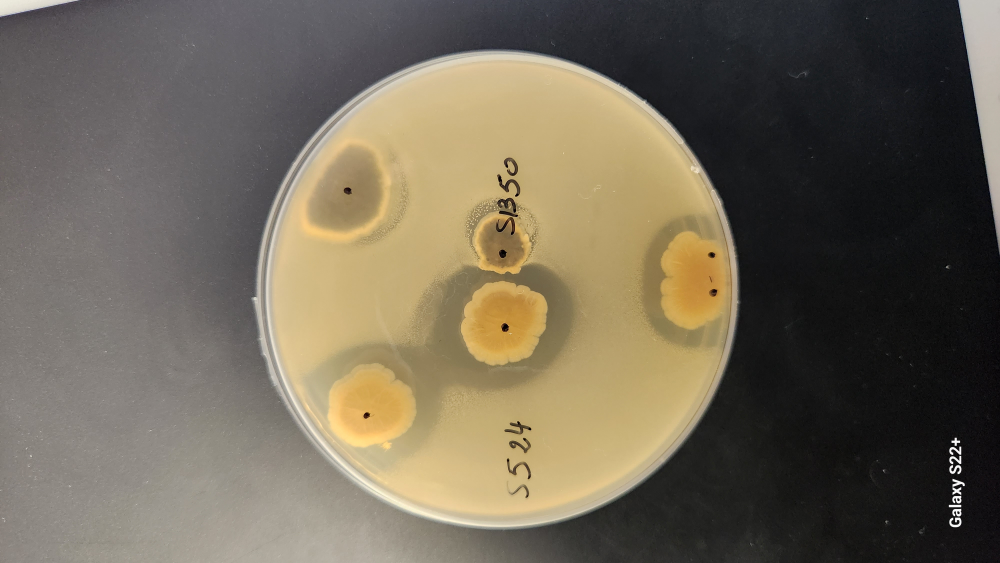
#> input picture data/plates/20250111_123839.jpg, 4000 x 2252 px (shown at 1/4 size)
$ python figure_plates.py
#> lines starting #> are read from the running program, lines starting #| are printed output that depends on the picture; after the words box and inside, x2 and y2 are one past the last pixel; in counts of white or black regions, pixels touching at a corner belong together
#!/usr/bin/env python3
"""The confrontation assay, composed from the plate photographs.

Each plate carries its own controls: the two strains growing alone at the top and
the same two strains confronted below, so the comparison the scoring rests on is
visible within a single image. Obverse and reverse are both shown because several
phenotypes - diffusible pigment and vegetative-mycelium colour - are only readable
from the underside.

The dish is located by a Hough circle fit rather than a hand-drawn box, so the
crops are concentric and the scale bar follows from the fitted radius.
"""
from __future__ import annotations

import os
from pathlib import Path

os.environ.setdefault("MPLCONFIGDIR", "/tmp/mpl-cache")
Path(os.environ["MPLCONFIGDIR"]).mkdir(parents=True, exist_ok=True)

import matplotlib
matplotlib.use("Agg")
import matplotlib.font_manager as fm
import matplotlib.pyplot as plt
import numpy as np
from matplotlib.patches import Rectangle
from PIL import Image, ImageOps
from skimage import feature, transform

ROOT = Path(__file__).resolve().parents[1]
PLATES = ROOT / "data" / "plates"
OUT = ROOT / "results" / "figures"

PLATE_MM = 90.0          # outer diameter of a standard Petri dish
MARGIN = 1.01            # crop just outside the fitted rim

# (obverse, reverse, strain A, strain B)
PAIRS = [
    ("20250111_123839.jpg", "20250111_123846.jpg", "S524", "S1350"),
    ("20250111_123904.jpg", "20250111_123910.jpg", "S713'W", "S1350"),
    ("20250204_134945.jpg", "20250204_134949.jpg", "S1226", "S1502.2"),
]

# where the partner colony sits in the separated confrontation (S1350 in a and b,
# S1502.2 in c), as a fraction of the cropped plate
MARKS = [(0.635, 0.515), (0.607, 0.500), (0.575, 0.492)]


def use_arial() -> str:
    for p in ("/mnt/c/Windows/Fonts/arial.ttf", "/usr/share/fonts/truetype/msttcorefonts/Arial.ttf"):
        if Path(p).exists():
            fm.fontManager.addfont(p)
            bold = p.replace("arial.ttf", "arialbd.ttf").replace("Arial.ttf", "Arial_Bold.ttf")
            if Path(bold).exists():
                fm.fontManager.addfont(bold)
            return fm.FontProperties(fname=p).get_name()
    return "DejaVu Sans"


def fit_circle(im: Image.Image, s: int = 8) -> tuple[int, int, int]:
    g = im.convert("L")
    W, H = g.size
    sm = np.asarray(g.resize((W // s, H // s)), dtype=float) / 255.0
    edges = feature.canny(sm, sigma=3.0, low_threshold=0.06, high_threshold=0.18)
    radii = np.arange(int(0.30 * W / s), int(0.52 * W / s), 2)
    h = transform.hough_circle(edges, radii)
    _, cx, cy, r = transform.hough_circle_peaks(h, radii, total_num_peaks=1)
    return int(cx[0] * s), int(cy[0] * s), int(r[0] * s)


def plate(path: Path, mirror: bool = False):
    im = ImageOps.exif_transpose(Image.open(path)).convert("RGB")
    cx, cy, r = fit_circle(im)
    half = int(r * MARGIN)
    crop = im.crop((cx - half, cy - half, cx + half, cy + half))
    if mirror:
        crop = ImageOps.mirror(crop)
    return np.asarray(crop), (2 * r) / PLATE_MM, crop.size[0]


def main() -> None:
    font = use_arial()
    plt.rcParams.update({"font.family": font, "savefig.dpi": 300})

    fig, axes = plt.subplots(2, 3, figsize=(7.3, 5.15))
    fig.subplots_adjust(left=0.035, right=0.999, top=0.955, bottom=0.004,
                        wspace=0.012, hspace=0.012)

    tags = [["a", "b", "c"], ["d", "e", "f"]]
    for col, (front, back, a_lab, b_lab) in enumerate(PAIRS):
        for row, (fn, mir) in enumerate(((front, False), (back, True))):
            img, ppm, side = plate(PLATES / fn, mirror=mir)
#> in plate, `im = ImageOps.exif_transpose(Image.open(path)).convert("RGB")`:
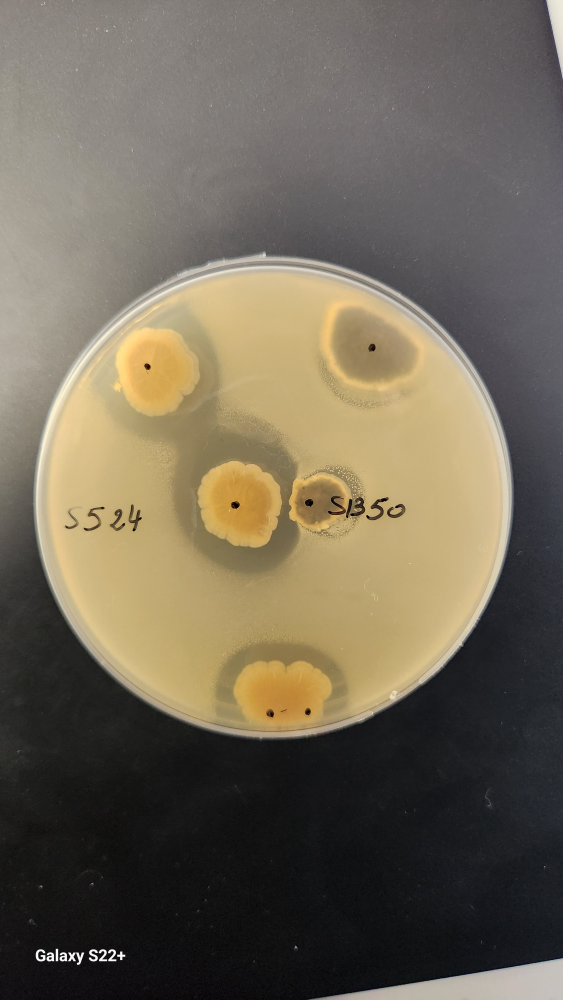
#> im: PIL image 2252x4000 RGB (shown at 1/4 size); mean R, G, B 112.5, 103.8, 87.3
#> in fit_circle, `g = im.convert("L")`:
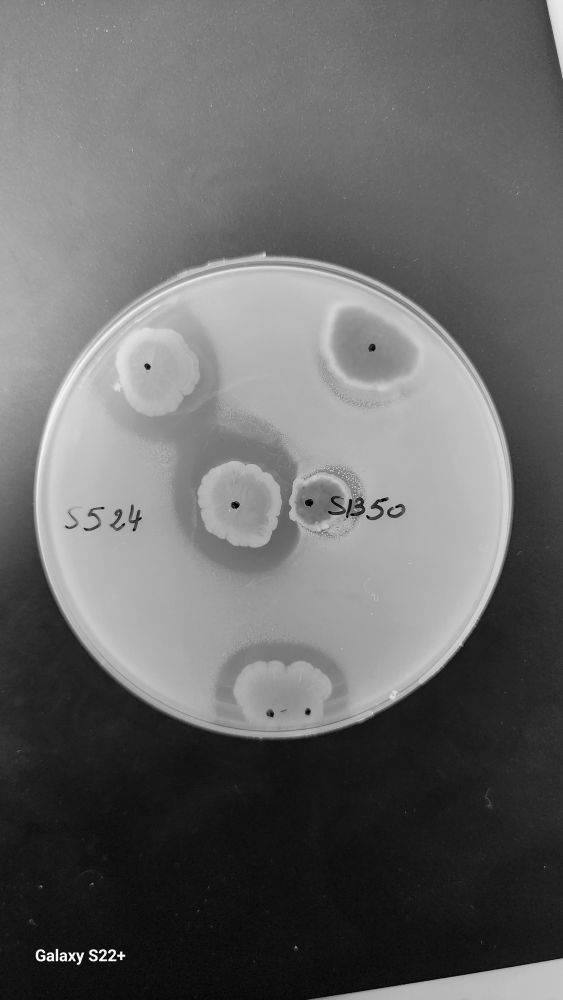
#> g: PIL image 2252x4000 L (shown at 1/4 size); min 0, max 255, mean 104.5
#> in fit_circle, `sm = np.asarray(g.resize((W // s, H // s)), dtype=float) / 255.0`:
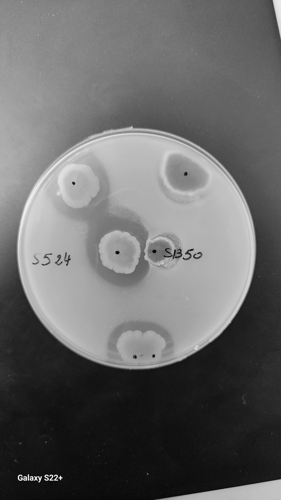
#> sm: shape (500, 281) float64; min 0, max 0.992, mean 0.41
#> in fit_circle, `edges = feature.canny(sm, sigma=3.0, low_threshold=0.06, high_threshol..`:
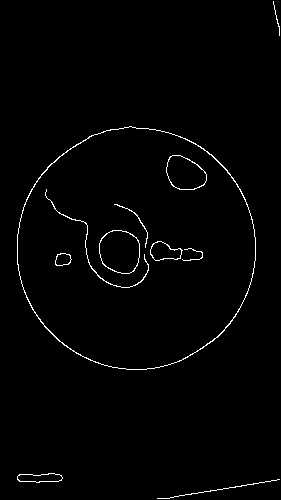
#> edges: shape (500, 281) bool; 1.3% white in thin lines or dots
#> in fit_circle, `_, cx, cy, r = transform.hough_circle_peaks(h, radii, total_num_peaks=1)`: cx = [136]; cy = [248]; r = [120]
#> in plate, `cx, cy, r = fit_circle(im)`: cx = 1088; cy = 1984; r = 960
#> in plate, `half = int(r * MARGIN)`: half = 969
#> in plate, `crop = im.crop((cx - half, cy - half, cx + half, cy + half))`:
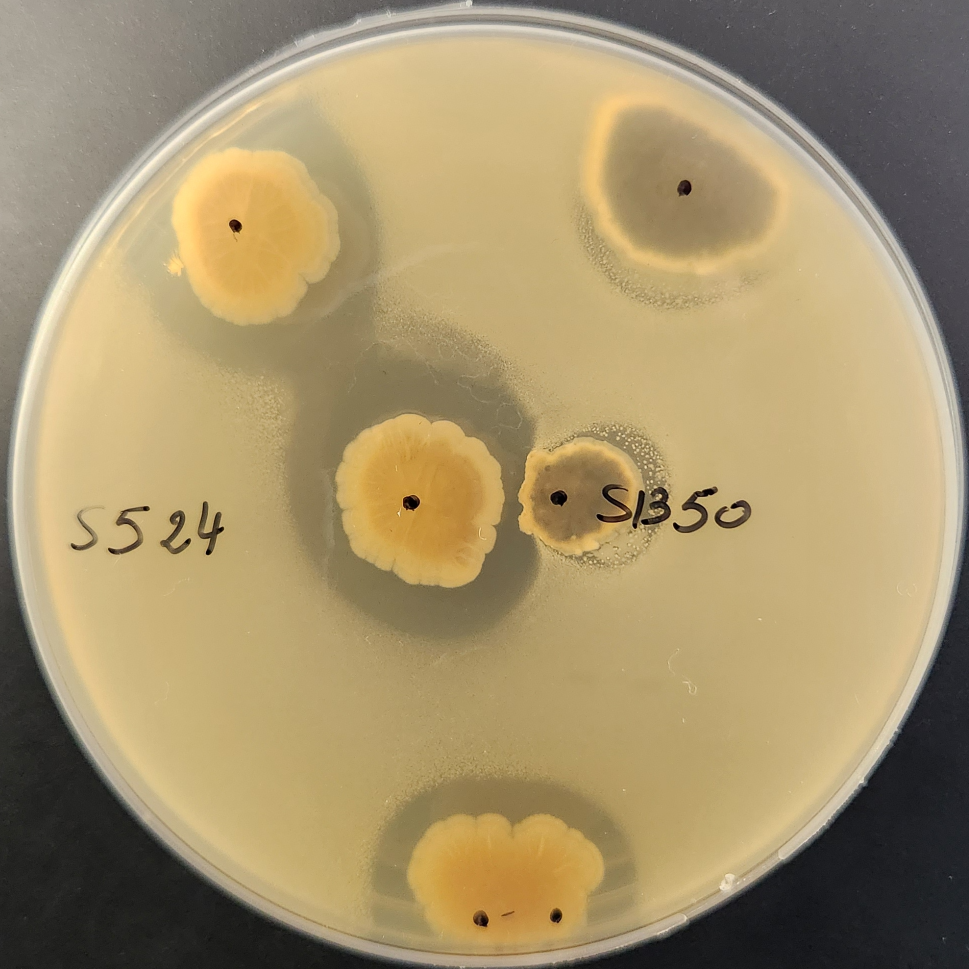
#> crop: PIL image 1938x1938 RGB (shown at 1/2 size); mean R, G, B 165.1, 146.8, 108
#> ppm = 21.33; side = 1938
            ax = axes[row][col]
            ax.imshow(img)
            ax.set_xticks([]); ax.set_yticks([])
            for sp in ax.spines.values():
                sp.set_visible(False)

            ax.text(0.022, 0.978, tags[row][col], transform=ax.transAxes,
                    fontsize=9, fontweight="bold", va="top", ha="left", color="white",
                    path_effects=_halo())
            if row == 0:
                ax.set_title(f"{a_lab} × {b_lab}", fontsize=8, pad=3, color="black")
                # one arrowhead on the partner colony in the separated confrontation
                # short stub from directly below, so it clears the marker-pen
                # labels written to the right of the colony
                mx, my = MARKS[col]
                ax.annotate("", xy=(mx * side, (my + 0.030) * side),
                            xytext=(mx * side, (my + 0.115) * side),
                            arrowprops=dict(arrowstyle="-|>", color="white", lw=1.2,
                                            mutation_scale=8,
                                            path_effects=_halo(1.6)))
            if col == 0:
                ax.set_ylabel("obverse" if row == 0 else "reverse", fontsize=7.5,
                              color="black", labelpad=2)
            if row == 0 and col == 0:
                w = 10 * ppm
#> w = 213.3
                x0, y0 = side * 0.055, side * 0.945
#> x0 = 106.6; y0 = 1831.4
                ax.add_patch(Rectangle((x0, y0), w, side * 0.017, color="white",
                                       ec="black", lw=0.4, zorder=6))
                ax.text(x0 + w / 2, y0 - side * 0.012, "10 mm", ha="center", va="bottom",
                        fontsize=7, color="white", zorder=7, path_effects=_halo())
#> pass 2 of the loop in main, `for col, (front, back, a_lab, b_lab) in enumerate(PAIRS):`:
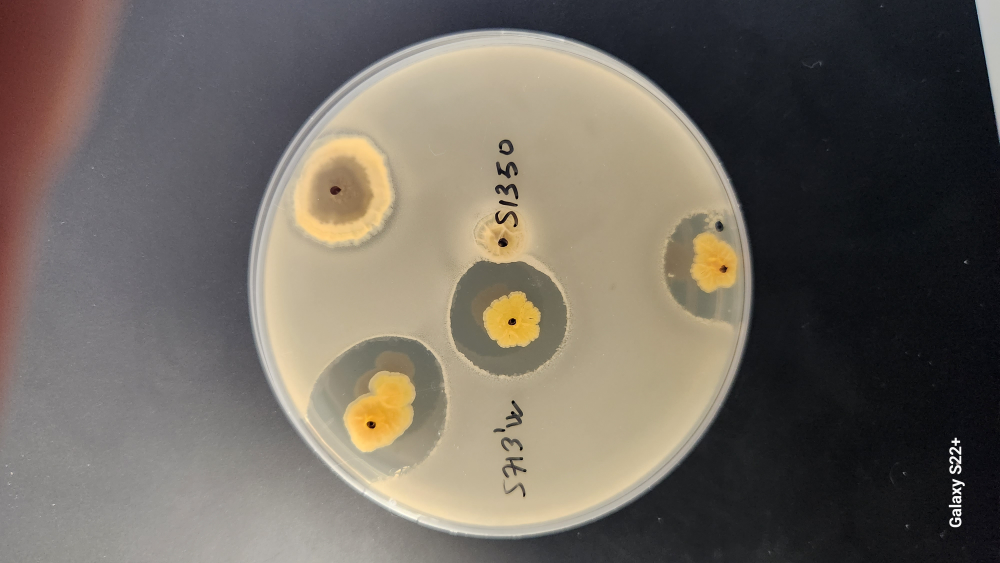
#> input picture data/plates/20250111_123904.jpg, 4000 x 2252 px (shown at 1/4 size)
#> in fit_circle (call 3), `edges = feature.canny(sm, sigma=3.0, low_threshold=0.06, high_threshol..`:
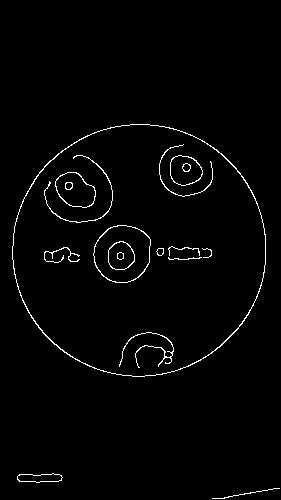
#> edges: shape (500, 281) bool; 1.8% white in thin lines or dots, all inside (x1, y1, x2, y2) = (12, 124, 280, 499)
#> in fit_circle (call 3), `_, cx, cy, r = transform.hough_circle_peaks(h, radii, total_num_peaks=1)`: cx = [139]; cy = [250]; r = [126]
#> in plate (call 3), `cx, cy, r = fit_circle(im)`: cx = 1112; cy = 2000; r = 1008
#> half = 1018
#> in plate (call 3), `crop = im.crop((cx - half, cy - half, cx + half, cy + half))`:
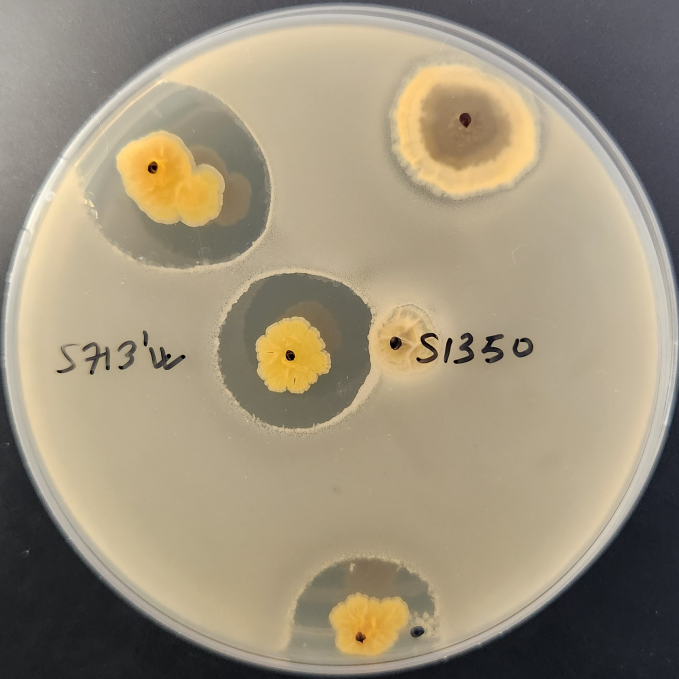
#> crop: PIL image 2036x2036 RGB (shown at 1/3 size); mean R, G, B 157.2, 145.6, 123.4
#> ppm = 22.4; side = 2036

    for ext in ("png", "svg", "pdf"):
        fig.savefig(OUT / f"figure_plates.{ext}", dpi=400, bbox_inches="tight",
                    facecolor="white", pad_inches=0.012)
    plt.close(fig)
    print(f"  wrote figure_plates ({font})")


def _halo(lw: float = 1.8):
    import matplotlib.patheffects as pe
    return [pe.withStroke(linewidth=lw, foreground="black")]


if __name__ == "__main__":
#> (the run stopped early here; a loop or call above may not have finished)
